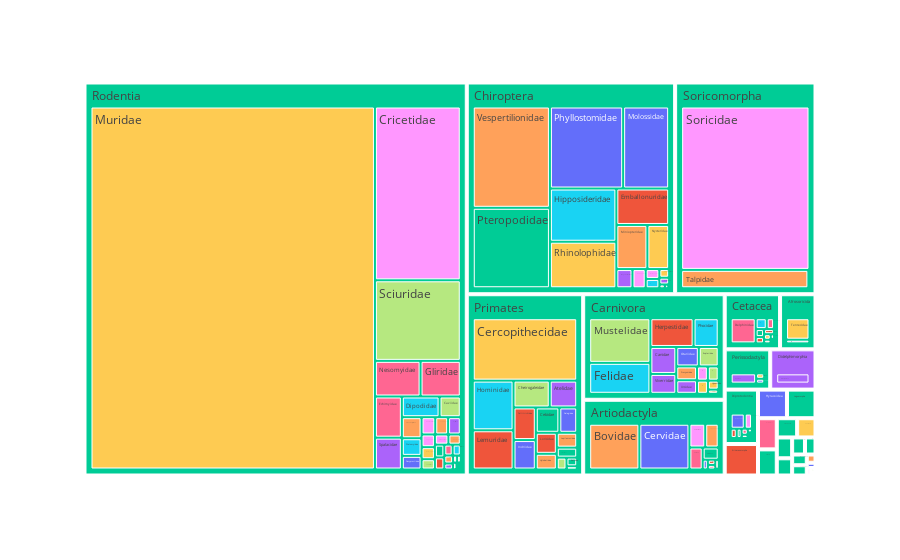

Here is the notebook cell this chart was saved with:
### Markdown cell above
## Phylogenetic tree as treemap

### Code cell
# Uncomment here to see the graph
# Slow to keep it in RAM in the notebook

fig = px.treemap(data.dropna(subset = tree_cols), path=tree_cols,color = "family",maxdepth = 2)
fig.show()

### Figure 1 — Plotly figure (JSON) as saved in the notebook; plotly's stock layout.template omitted (floating-point values rounded to 4 significant figures; data arrays with more than 128 entries replaced by an {"elided": "..."} marker saying what was removed)
{"data": [{"branchvalues": "total", "customdata": {"elided": "3724x1 str values"}, "domain": {"x": [0, 1], "y": [0, 1]}, "hovertemplate": "family=%{customdata[0]}<br>labels=%{label}<br>count=%{value}<br>parent=%{parent}<br>id=%{id}<extra></extra>", "ids": {"elided": "3724 str values"}, "labels": {"elided": "3724 str values"}, "marker": {"colors": {"elided": "3724 str values"}}, "maxdepth": 2, "name": "", "parents": {"elided": "3724 str values"}, "type": "treemap", "values": {"elided": "3724 int values"}}], "layout": {"legend": {"tracegroupgap": 0}, "margin": {"t": 60}}}
